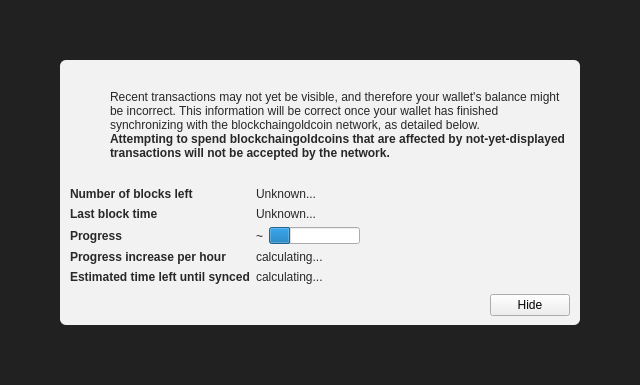
<?xml version="1.0" encoding="UTF-8"?>
<ui version="4.0">
 <class>ModalOverlay</class>
 <widget class="ModalOverlay" name="ModalOverlay">
  <property name="geometry">
   <rect>
    <x>0</x>
    <y>0</y>
    <width>640</width>
    <height>385</height>
   </rect>
  </property>
  <property name="windowTitle">
   <string>Form</string>
  </property>
  <layout class="QVBoxLayout" name="verticalLayout" stretch="0">
   <property name="sizeConstraint">
    <enum>QLayout::SetDefaultConstraint</enum>
   </property>
   <property name="leftMargin">
    <number>0</number>
   </property>
   <property name="topMargin">
    <number>0</number>
   </property>
   <property name="rightMargin">
    <number>0</number>
   </property>
   <property name="bottomMargin">
    <number>0</number>
   </property>
   <item>
    <widget class="QWidget" name="bgWidget" native="true">
     <property name="styleSheet">
      <string notr="true">#bgWidget { background: rgba(0,0,0,220); }</string>
     </property>
     <layout class="QVBoxLayout" name="verticalLayoutMain" stretch="1">
      <property name="leftMargin">
       <number>60</number>
      </property>
      <property name="topMargin">
       <number>60</number>
      </property>
      <property name="rightMargin">
       <number>60</number>
      </property>
      <property name="bottomMargin">
       <number>60</number>
      </property>
      <item>
       <widget class="QWidget" name="contentWidget" native="true">
        <property name="styleSheet">
         <string notr="true">#contentWidget { background: rgba(255,255,255,240); border-radius: 6px; }

QLabel { color: rgb(40,40,40);  }</string>
        </property>
        <layout class="QVBoxLayout" name="verticalLayoutSub" stretch="1,0,0,0">
         <property name="spacing">
          <number>0</number>
         </property>
         <property name="leftMargin">
          <number>10</number>
         </property>
         <property name="topMargin">
          <number>10</number>
         </property>
         <property name="rightMargin">
          <number>10</number>
         </property>
         <property name="bottomMargin">
          <number>10</number>
         </property>
         <item>
          <layout class="QHBoxLayout" name="horizontalLayoutIconText" stretch="0,1">
           <property name="topMargin">
            <number>20</number>
           </property>
           <item>
            <layout class="QVBoxLayout" name="verticalLayoutIcon">
             <property name="leftMargin">
              <number>0</number>
             </property>
             <item>
              <widget class="QPushButton" name="warningIcon">
               <property name="enabled">
                <bool>false</bool>
               </property>
               <property name="text">
                <string/>
               </property>
               <property name="icon">
                <iconset>
                 <normaloff>:/icons/warning</normaloff>
                 <disabledoff>:/icons/warning</disabledoff>:/icons/warning</iconset>
               </property>
               <property name="iconSize">
                <size>
                 <width>48</width>
                 <height>48</height>
                </size>
               </property>
               <property name="flat">
                <bool>true</bool>
               </property>
              </widget>
             </item>
             <item>
              <spacer name="verticalSpacerWarningIcon">
               <property name="orientation">
                <enum>Qt::Vertical</enum>
               </property>
               <property name="sizeHint" stdset="0">
                <size>
                 <width>20</width>
                 <height>40</height>
                </size>
               </property>
              </spacer>
             </item>
            </layout>
           </item>
           <item>
            <layout class="QVBoxLayout" name="verticalLayoutInfoText">
             <property name="leftMargin">
              <number>0</number>
             </property>
             <property name="topMargin">
              <number>0</number>
             </property>
             <item>
              <widget class="QLabel" name="infoText">
               <property name="text">
                <string>Recent transactions may not yet be visible, and therefore your wallet's balance might be incorrect. This information will be correct once your wallet has finished synchronizing with the blockchaingoldcoin network, as detailed below.</string>
               </property>
               <property name="textFormat">
                <enum>Qt::RichText</enum>
               </property>
               <property name="wordWrap">
                <bool>true</bool>
               </property>
              </widget>
             </item>
             <item>
              <widget class="QLabel" name="infoTextStrong">
               <property name="font">
                <font>
                 <weight>75</weight>
                 <bold>true</bold>
                </font>
               </property>
               <property name="text">
                <string>Attempting to spend blockchaingoldcoins that are affected by not-yet-displayed transactions will not be accepted by the network.</string>
               </property>
               <property name="textFormat">
                <enum>Qt::RichText</enum>
               </property>
               <property name="wordWrap">
                <bool>true</bool>
               </property>
              </widget>
             </item>
             <item>
              <spacer name="verticalSpacerInTextSpace">
               <property name="orientation">
                <enum>Qt::Vertical</enum>
               </property>
               <property name="sizeHint" stdset="0">
                <size>
                 <width>20</width>
                 <height>40</height>
                </size>
               </property>
              </spacer>
             </item>
            </layout>
           </item>
          </layout>
         </item>
         <item>
          <spacer name="verticalSpacerAfterText">
           <property name="orientation">
            <enum>Qt::Vertical</enum>
           </property>
           <property name="sizeHint" stdset="0">
            <size>
             <width>20</width>
             <height>40</height>
            </size>
           </property>
          </spacer>
         </item>
         <item>
          <layout class="QFormLayout" name="formLayout">
           <property name="fieldGrowthPolicy">
            <enum>QFormLayout::FieldsStayAtSizeHint</enum>
           </property>
           <property name="horizontalSpacing">
            <number>6</number>
           </property>
           <property name="verticalSpacing">
            <number>6</number>
           </property>
           <property name="topMargin">
            <number>10</number>
           </property>
           <item row="0" column="0">
            <widget class="QLabel" name="labelNumberOfBlocksLeft">
             <property name="font">
              <font>
               <weight>75</weight>
               <bold>true</bold>
              </font>
             </property>
             <property name="text">
              <string>Number of blocks left</string>
             </property>
            </widget>
           </item>
           <item row="0" column="1">
            <widget class="QLabel" name="numberOfBlocksLeft">
             <property name="text">
              <string>Unknown...</string>
             </property>
            </widget>
           </item>
           <item row="1" column="0">
            <widget class="QLabel" name="labelLastBlockTime">
             <property name="font">
              <font>
               <weight>75</weight>
               <bold>true</bold>
              </font>
             </property>
             <property name="text">
              <string>Last block time</string>
             </property>
            </widget>
           </item>
           <item row="1" column="1">
            <widget class="QLabel" name="newestBlockDate">
             <property name="sizePolicy">
              <sizepolicy hsizetype="Maximum" vsizetype="Preferred">
               <horstretch>0</horstretch>
               <verstretch>0</verstretch>
              </sizepolicy>
             </property>
             <property name="text">
              <string>Unknown...</string>
             </property>
            </widget>
           </item>
           <item row="2" column="0">
            <widget class="QLabel" name="labelSyncDone">
             <property name="font">
              <font>
               <weight>75</weight>
               <bold>true</bold>
              </font>
             </property>
             <property name="text">
              <string>Progress</string>
             </property>
            </widget>
           </item>
           <item row="2" column="1">
            <layout class="QHBoxLayout" name="horizontalLayoutSync" stretch="0,1">
             <item>
              <widget class="QLabel" name="percentageProgress">
               <property name="text">
                <string notr="true">~</string>
               </property>
              </widget>
             </item>
             <item>
              <widget class="QProgressBar" name="progressBar">
               <property name="value">
                <number>24</number>
               </property>
               <property name="format">
                <string/>
               </property>
              </widget>
             </item>
            </layout>
           </item>
           <item row="4" column="0">
            <widget class="QLabel" name="labelProgressIncrease">
             <property name="font">
              <font>
               <weight>75</weight>
               <bold>true</bold>
              </font>
             </property>
             <property name="text">
              <string>Progress increase per hour</string>
             </property>
            </widget>
           </item>
           <item row="4" column="1">
            <widget class="QLabel" name="progressIncreasePerH">
             <property name="text">
              <string>calculating...</string>
             </property>
            </widget>
           </item>
           <item row="5" column="0">
            <widget class="QLabel" name="labelEstimatedTimeLeft">
             <property name="font">
              <font>
               <weight>75</weight>
               <bold>true</bold>
              </font>
             </property>
             <property name="text">
              <string>Estimated time left until synced</string>
             </property>
            </widget>
           </item>
           <item row="5" column="1">
            <widget class="QLabel" name="expectedTimeLeft">
             <property name="text">
              <string>calculating...</string>
             </property>
            </widget>
           </item>
          </layout>
         </item>
         <item>
          <layout class="QHBoxLayout" name="horizontalLayoutButtons">
           <property name="leftMargin">
            <number>10</number>
           </property>
           <property name="topMargin">
            <number>10</number>
           </property>
           <item>
            <spacer name="horizontalSpacer">
             <property name="orientation">
              <enum>Qt::Horizontal</enum>
             </property>
             <property name="sizeHint" stdset="0">
              <size>
               <width>40</width>
               <height>20</height>
              </size>
             </property>
            </spacer>
           </item>
           <item>
            <widget class="QPushButton" name="closeButton">
             <property name="text">
              <string>Hide</string>
             </property>
            </widget>
           </item>
          </layout>
         </item>
        </layout>
       </widget>
      </item>
     </layout>
    </widget>
   </item>
  </layout>
 </widget>
 <customwidgets>
  <customwidget>
   <class>ModalOverlay</class>
   <extends>QWidget</extends>
   <header>modaloverlay.h</header>
   <container>1</container>
  </customwidget>
 </customwidgets>
 <resources/>
 <connections/>
</ui>
